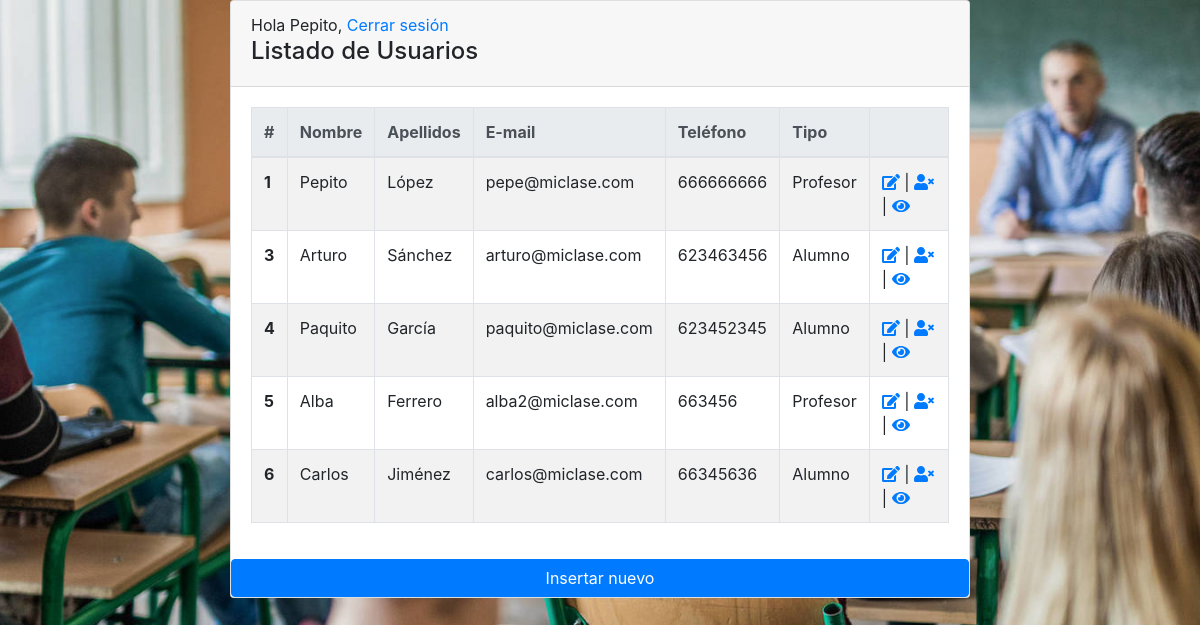
/users.php (signed in), run on the app's committed database.
### tables this page shows
CREATE TABLE `usuarios` (
  `id` int(11) NOT NULL,
  `nombre` varchar(25) NOT NULL,
  `apellidos` varchar(50) NOT NULL,
  `email` varchar(50) NOT NULL,
  `telefono` varchar(20) NOT NULL,
  `contrasena` varchar(20) NOT NULL,
  `tipo_usuario` int(11) NOT NULL,
  `imagen` varchar(100) NOT NULL
);

### users.php (the view, shortened to what this page needs)
<?php
	include("sesiones.php");
	include_once("functions.php");
	if (!$enlace = conectarDB()) {
		irA("index.php?error=yes");
	}
?>
<!DOCTYPE html>
<html lang="en" xmlns:th="http://www.thymeleaf.org">
<head>
<?php
	include("head.php");
?>
</head>
<body>
	<div class="container">
	<div class="mx-auto col-sm-8 main-section" id="myTab" role="tablist">
		<div class="tab-pane fade show active" id="list" role="tabpanel" aria-labelledby="list-tab">
			<div class="card">
				<div class="card-header">
					<?php
						showHello();
					?>
					<h4>Listado de Usuarios</h4>
				</div>
				<div class="card-body">
					<div class="table-responsive">
						<table id="userList" class="table table-bordered table-hover table-striped">
							<thead class="thead-light">
							<tr>
								<th scope="col">#</th>
								<th scope="col">Nombre</th>
								<th scope="col">Apellidos</th>
								<th scope="col">E-mail</th>
								<th scope="col">Teléfono</th>
								<th scope="col">Tipo</th>
								<th></th>
							</tr>
							</thead>
							<tbody>
						<?php
							$tipos_de_usuarios = array("Alumno", "Profesor");
							$consulta = "SELECT * FROM usuarios";
							$resultado = mysqli_query($enlace, $consulta);
							while ($row = mysqli_fetch_array($resultado)) {
						?>
								<tr>
									<th scope="row"><?php echo $row["id"]; ?></th>
									<td><?php echo $row["nombre"]; ?></td>
									<td><?php echo $row["apellidos"]; ?></td>
									<td><?php echo $row["email"]; ?></td>
									<td><?php echo $row["telefono"]; ?></td>
									<td><?php echo $tipos_de_usuarios[$row["tipo_usuario"]]; ?></td>
									<td>
										<a href="edit.php?id=<?php echo $row["id"]; ?>"><i class="fas fa-edit"></i></a> |
										<a href="users.php?borrar=<?php echo $row["id"]; ?>"><i class="fas fa-user-times"></i></a>|
										<a href="ver.php?id=<?php echo $row["id"]; ?>"><i class="fas fa-eye"></i></a>
									</td>
								</tr>
						<?php
							}
						?>
							</tbody>
						</table>
					</div>
				</div>
				<a class="btn btn-primary" href="insert.php">Insertar nuevo</a>
			</div>
		</div>
	</div>
</div>
</body>
</html>

### head.php (shortened to what this page needs)
<link rel="stylesheet" href="https://maxcdn.bootstrapcdn.com/bootstrap/4.0.0/css/bootstrap.min.css">
<link rel="stylesheet" href="https://use.fontawesome.com/releases/v5.0.8/css/solid.css">
<link rel="stylesheet" type="text/css" href="static/css/index.css" th:href="@{/css/index.css}">

### sesiones.php (shortened to what this page needs)
<?php
	function showHello() {
		echo "Hola " . $_SESSION["nombre"] . ", <a href='index.php?logout=yes'>Cerrar sesión</a>";
	}
?>

### static/css/index.css (style rules this page uses)
body { background: url(../img/background.jpg) no-repeat center center fixed; background-size: cover; }
.main-section { margin:0 auto; padding: 0; }

### data on the page
usuarios: id "1", nombre "Pepito", apellidos "López", email "pepe@miclase.com", telefono "666666666", tipo_usuario "Profesor"
usuarios: id "3", nombre "Arturo", apellidos "Sánchez", email "arturo@miclase.com", telefono "623463456", tipo_usuario "Alumno"
usuarios: id "4", nombre "Paquito", apellidos "García", email "paquito@miclase.com", telefono "623452345", tipo_usuario "Alumno"
usuarios: id "5", nombre "Alba", apellidos "Ferrero", email "alba2@miclase.com", telefono "663456", tipo_usuario "Profesor"
usuarios: id "6", nombre "Carlos", apellidos "Jiménez", email "carlos@miclase.com", telefono "66345636", tipo_usuario "Alumno"

### other printed values
$_SESSION["nombre"] "Pepito"
